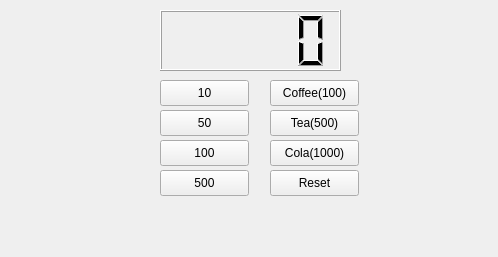
<?xml version="1.0" encoding="UTF-8"?>
<ui version="4.0">
 <class>Widget</class>
 <widget class="QWidget" name="Widget">
  <property name="geometry">
   <rect>
    <x>0</x>
    <y>0</y>
    <width>498</width>
    <height>257</height>
   </rect>
  </property>
  <property name="windowTitle">
   <string>Widget</string>
  </property>
  <widget class="QLCDNumber" name="lcdNumber">
   <property name="geometry">
    <rect>
     <x>160</x>
     <y>10</y>
     <width>181</width>
     <height>61</height>
    </rect>
   </property>
  </widget>
  <widget class="QPushButton" name="pb10">
   <property name="geometry">
    <rect>
     <x>160</x>
     <y>80</y>
     <width>89</width>
     <height>26</height>
    </rect>
   </property>
   <property name="text">
    <string>10</string>
   </property>
  </widget>
  <widget class="QPushButton" name="pb50">
   <property name="geometry">
    <rect>
     <x>160</x>
     <y>110</y>
     <width>89</width>
     <height>26</height>
    </rect>
   </property>
   <property name="text">
    <string>50</string>
   </property>
  </widget>
  <widget class="QPushButton" name="pb100">
   <property name="geometry">
    <rect>
     <x>160</x>
     <y>140</y>
     <width>89</width>
     <height>26</height>
    </rect>
   </property>
   <property name="text">
    <string>100</string>
   </property>
  </widget>
  <widget class="QPushButton" name="pb500">
   <property name="geometry">
    <rect>
     <x>160</x>
     <y>170</y>
     <width>89</width>
     <height>26</height>
    </rect>
   </property>
   <property name="text">
    <string>500</string>
   </property>
  </widget>
  <widget class="QPushButton" name="pbCoffee">
   <property name="geometry">
    <rect>
     <x>270</x>
     <y>80</y>
     <width>89</width>
     <height>26</height>
    </rect>
   </property>
   <property name="text">
    <string>Coffee(100)</string>
   </property>
  </widget>
  <widget class="QPushButton" name="pbReset">
   <property name="geometry">
    <rect>
     <x>270</x>
     <y>170</y>
     <width>89</width>
     <height>26</height>
    </rect>
   </property>
   <property name="text">
    <string>Reset</string>
   </property>
  </widget>
  <widget class="QPushButton" name="pbTea">
   <property name="geometry">
    <rect>
     <x>270</x>
     <y>110</y>
     <width>89</width>
     <height>26</height>
    </rect>
   </property>
   <property name="text">
    <string>Tea(500)</string>
   </property>
  </widget>
  <widget class="QPushButton" name="pbCola">
   <property name="geometry">
    <rect>
     <x>270</x>
     <y>140</y>
     <width>89</width>
     <height>26</height>
    </rect>
   </property>
   <property name="text">
    <string>Cola(1000)</string>
   </property>
  </widget>
 </widget>
 <resources/>
 <connections/>
</ui>
